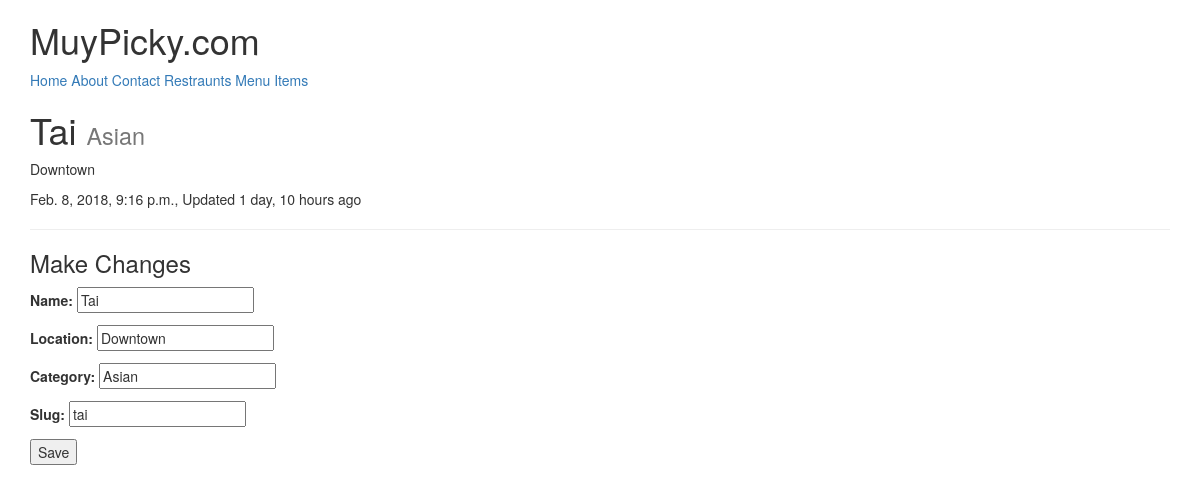
Page /restraunts/tai/ (signed in) on the earlier database version.
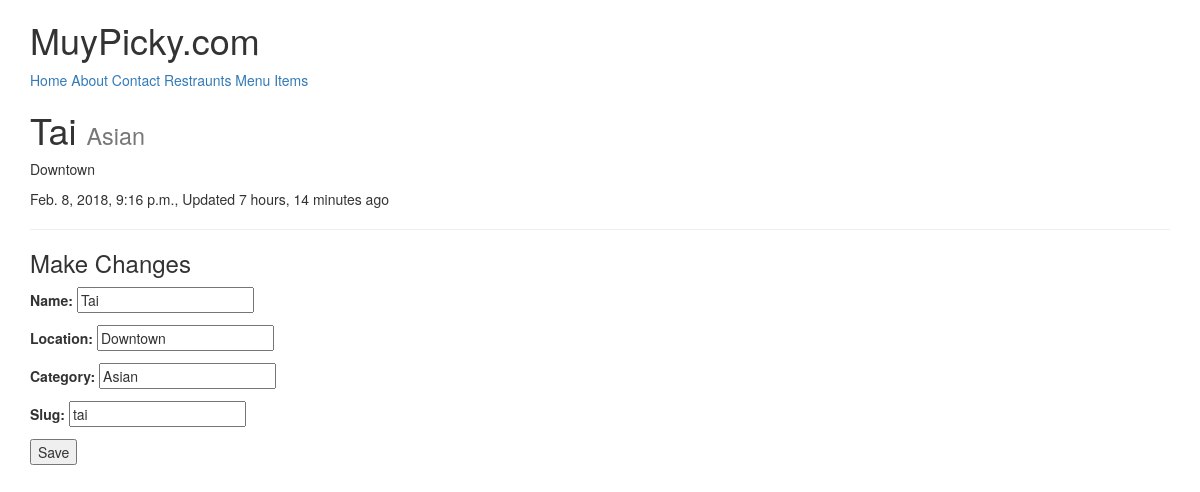
Same page on the later database version.
### restraunts/models.py (models this page shows, shortened)
class RestrauntLocation(models.Model):
	owner               = models.ForeignKey(User)
	name 				= models.CharField(max_length=120)
	location 			= models.CharField(max_length=120, null=True, blank=True)
	category            = models.CharField(max_length=120, null=True, blank=True, validators=[validate_category])
	timestamp           = models.DateTimeField(auto_now_add=True)
	updated             = models.DateTimeField(auto_now=True)
	slug         		= models.SlugField(null=True, blank=True)
	objects = RestrauntLocationManager()
	@property
	def title(self):
		return self.name

### restraunts/views.py (the view)
# urls.py: url(r'^(?P<slug>[\w-]+)/$', RestrauntUpdateView.as_view(), name='detail'),
class RestrauntUpdateView(LoginRequiredMixin, UpdateView):
	form_class = RestrauntLocationCreateForm
	login_url = '/login/'
	template_name = 'restraunts/detail-update.html'
	def get_context_data(self, *args, **kwargs):
		context = super(RestrauntUpdateView, self).get_context_data(*args, **kwargs)
		name = self.get_object().name
		context['title'] = f'Update Restraunt: {name}'
		return context
	def get_queryset(self):
		return	RestrauntLocation.objects.filter(owner=self.request.user)

### restraunts/forms.py (shortened to what this page needs)
class RestrauntLocationCreateForm(forms.ModelForm):
	class Meta:
		model = RestrauntLocation
		fields = [
			'name',
			'location',
			'category',
			'slug',
		]
	'''def clean_email(self):
		email = self.cleaned_data.get("email")
		if ".edu" in email:
			raise forms.ValidationError("We do not accept edu emails")
		return email	'''

### restraunts/models.py (called while the page is built)
	def get_queryset(self):
		return RestrauntLocationMangerQuerySet(self.model, using=self._db)

### restraunts/templates/restraunts/detail-update.html (shortened to what this page needs)
{% extends "base.html" %}
{% block content %}
<h1>{{ form.instance.title }} <small> {{ form.instance.category }}</small></h1>
<p>{{ form.instance.location }}</p>
<p>{{ form.instance.timestamp }}, Updated {{ form.instance.updated|timesince }} ago</p>
<hr/>
<h3>Make Changes</h3>
{% include 'snippets/form-snippet.html' with form=form %}
{% endblock %}

### templates/snippets/form-snippet.html (shortened to what this page needs)
<form method='POST'> {% csrf_token %}
	{{ form.as_p }}
	<button type='submit'>Save</button>
</form>

Differences in the rows shown:
changed RestrauntLocation "Tai": instance.updated "1 day, 10 hours" → "7 hours, 14 minutes"
